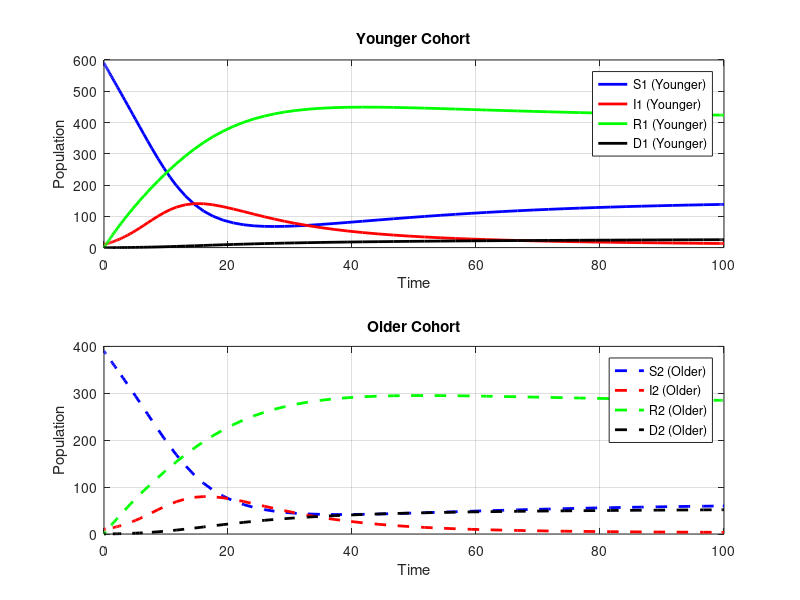

Source code (MATLAB):
function sirvd_cohorts
    % Parameters for younger cohort (cohort 1)
    beta1 = 0.4;  % Infection rate for younger
    gamma1 = 0.1; % Recovery rate for younger
    mu1 = 0.005;  % Death rate for younger
    nu1 = 0.05;   % Vaccination rate for younger
    rho1 = 0.02;  % Reinfection rate for younger

    % Parameters for older cohort (cohort 2)
    beta2 = 0.3;  % Infection rate for older
    gamma2 = 0.08; % Recovery rate for older
    mu2 = 0.02;   % Death rate for older
    nu2 = 0.04;   % Vaccination rate for older
    rho2 = 0.01;  % Reinfection rate for older

    % Interaction between cohorts (contact rates)
    contact_matrix = [0.8, 0.5;  % Younger interacting with younger and older
                      0.5, 0.7]; % Older interacting with younger and older

    % Total population
    N1 = 600; % Population size of younger cohort
    N2 = 400; % Population size of older cohort

    % Initial conditions
    S1_0 = 590; I1_0 = 10; R1_0 = 0; D1_0 = 0; % Younger cohort
    S2_0 = 390; I2_0 = 10; R2_0 = 0; D2_0 = 0; % Older cohort
    initial_conditions = [S1_0, I1_0, R1_0, D1_0, S2_0, I2_0, R2_0, D2_0];

    % Time vector
    tspan = [0 100];

    % Solve the system of ODEs
    params = struct('beta1', beta1, 'gamma1', gamma1, 'mu1', mu1, 'nu1', nu1, 'rho1', rho1, ...
                    'beta2', beta2, 'gamma2', gamma2, 'mu2', mu2, 'nu2', nu2, 'rho2', rho2, ...
                    'contact_matrix', contact_matrix, 'N1', N1, 'N2', N2);

    [t, Pop] = ode45(@(t, Pop) sirvd_ode(t, Pop, params), tspan, initial_conditions);

    % Extract results
    S1 = Pop(:, 1); I1 = Pop(:, 2); R1 = Pop(:, 3); D1 = Pop(:, 4);
    S2 = Pop(:, 5); I2 = Pop(:, 6); R2 = Pop(:, 7); D2 = Pop(:, 8);

    % Plot results
    figure;
    subplot(2, 1, 1);
    plot(t, S1, 'b', 'LineWidth', 2); hold on;
    plot(t, I1, 'r', 'LineWidth', 2);
    plot(t, R1, 'g', 'LineWidth', 2);
    plot(t, D1, 'k', 'LineWidth', 2);
    xlabel('Time');
    ylabel('Population');
    legend('S1 (Younger)', 'I1 (Younger)', 'R1 (Younger)', 'D1 (Younger)');
    title('Younger Cohort');
    grid on;

    subplot(2, 1, 2);
    plot(t, S2, 'b--', 'LineWidth', 2); hold on;
    plot(t, I2, 'r--', 'LineWidth', 2);
    plot(t, R2, 'g--', 'LineWidth', 2);
    plot(t, D2, 'k--', 'LineWidth', 2);
    xlabel('Time');
    ylabel('Population');
    legend('S2 (Older)', 'I2 (Older)', 'R2 (Older)', 'D2 (Older)');
    title('Older Cohort');
    grid on;
end

% ODE Function
function dPop = sirvd_ode(~, Pop, params)
    % Extract parameters
    beta1 = params.beta1; gamma1 = params.gamma1; mu1 = params.mu1; nu1 = params.nu1; rho1 = params.rho1;
    beta2 = params.beta2; gamma2 = params.gamma2; mu2 = params.mu2; nu2 = params.nu2; rho2 = params.rho2;
    contact_matrix = params.contact_matrix; N1 = params.N1; N2 = params.N2;

    % Population compartments
    S1 = Pop(1); I1 = Pop(2); R1 = Pop(3); D1 = Pop(4);
    S2 = Pop(5); I2 = Pop(6); R2 = Pop(7); D2 = Pop(8);

    % Force of infection (interaction between cohorts)
    lambda1 = beta1 * (contact_matrix(1, 1) * I1 / N1 + contact_matrix(1, 2) * I2 / N2);
    lambda2 = beta2 * (contact_matrix(2, 1) * I1 / N1 + contact_matrix(2, 2) * I2 / N2);

    % ODEs for younger cohort
    dS1 = -lambda1 * S1 - nu1 * S1 + rho1 * R1;
    dI1 = lambda1 * S1 - gamma1 * I1 - mu1 * I1;
    dR1 = gamma1 * I1 + nu1 * S1 - rho1 * R1;
    dD1 = mu1 * I1;

    % ODEs for older cohort
    dS2 = -lambda2 * S2 - nu2 * S2 + rho2 * R2;
    dI2 = lambda2 * S2 - gamma2 * I2 - mu2 * I2;
    dR2 = gamma2 * I2 + nu2 * S2 - rho2 * R2;
    dD2 = mu2 * I2;

    % Combine results
    dPop = [dS1; dI1; dR1; dD1; dS2; dI2; dR2; dD2];
end
